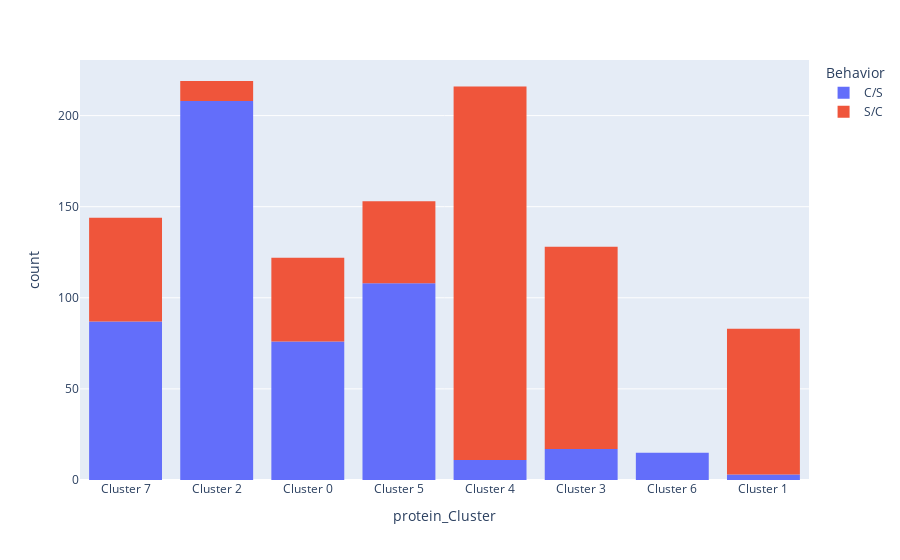

Notebook source saved alongside this figure:
### Code cell
px.histogram(dataset, x="protein_Cluster", color="Behavior").show()

### Figure 1 — Plotly figure (JSON) as saved in the notebook; plotly's stock layout.template omitted (floating-point values rounded to 4 significant figures; data arrays with more than 128 entries replaced by an {"elided": "..."} marker saying what was removed)
{"data": [{"alignmentgroup": "True", "bingroup": "x", "hovertemplate": "Behavior=C/S<br>protein_Cluster=%{x}<br>count=%{y}<extra></extra>", "legendgroup": "C/S", "marker": {"color": "#636efa", "pattern": {"shape": ""}}, "name": "C/S", "offsetgroup": "C/S", "orientation": "v", "showlegend": true, "type": "histogram", "x": {"elided": "525 str values"}, "xaxis": "x", "yaxis": "y"}, {"alignmentgroup": "True", "bingroup": "x", "hovertemplate": "Behavior=S/C<br>protein_Cluster=%{x}<br>count=%{y}<extra></extra>", "legendgroup": "S/C", "marker": {"color": "#EF553B", "pattern": {"shape": ""}}, "name": "S/C", "offsetgroup": "S/C", "orientation": "v", "showlegend": true, "type": "histogram", "x": {"elided": "555 str values"}, "xaxis": "x", "yaxis": "y"}], "layout": {"barmode": "relative", "legend": {"title": {"text": "Behavior"}, "tracegroupgap": 0}, "margin": {"t": 60}, "xaxis": {"anchor": "y", "domain": [0, 1], "title": {"text": "protein_Cluster"}}, "yaxis": {"anchor": "x", "domain": [0, 1], "title": {"text": "count"}}}}
